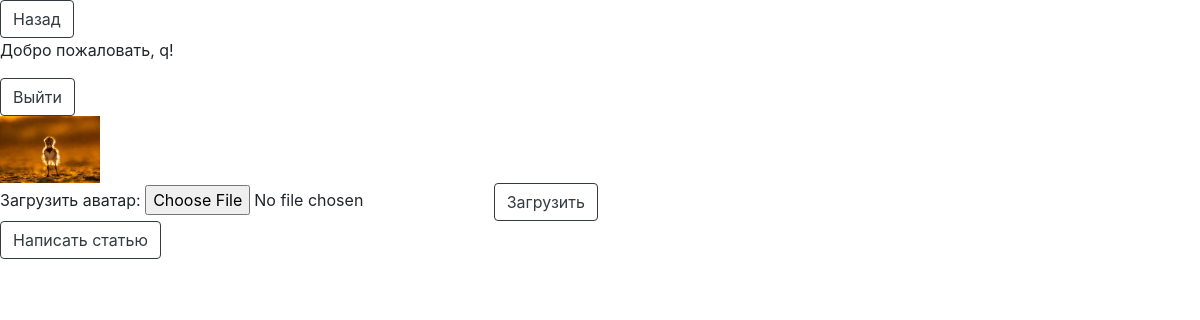
The page /your_profile (signed in) on the database as committed earlier.
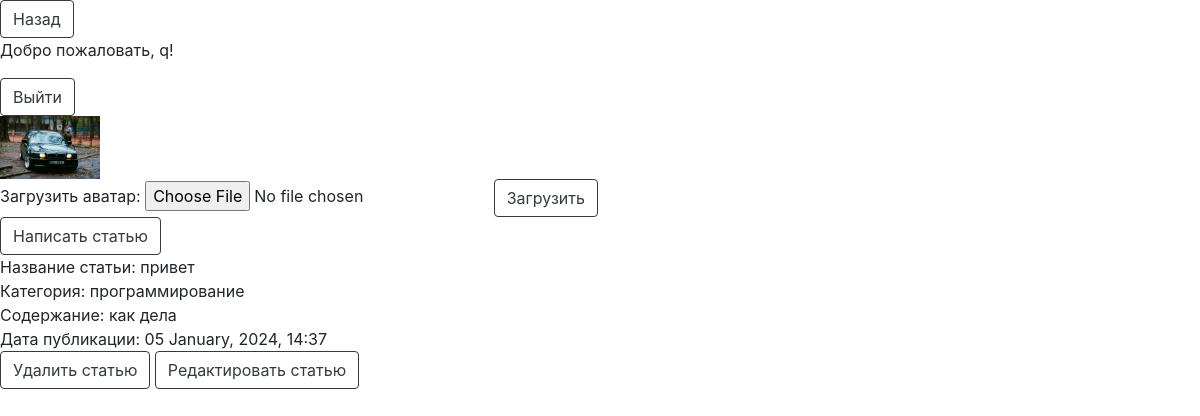
The same page on the database as committed later.
### models.py (models this page shows)
class Base(DeclarativeBase):
    id: Mapped[int_pk]
    created_at: Mapped[datetime] = Column(DateTime, default=utcnow)

class User(Base, UserMixin):
    __tablename__ = 'users'
    username: Mapped[str]
    bio: Mapped[Optional[str]] = Column(String)
    github: Mapped[Optional[str]] = Column(String)
    telegram: Mapped[Optional[str]] = Column(String)
    avatar: Mapped[Optional[str]] = Column(String)
    email: Mapped[str]
    password: Mapped[str]
    articles: Mapped[list['Article']] = relationship(
        back_populates='user',
        cascade='all'
    )

class Article(Base):
    __tablename__ = 'articles'
    name_of_article: Mapped[str]
    category: Mapped[str]
    text_of_article: Mapped[str]
    user_id: Mapped[int] = mapped_column(ForeignKey('users.id'))
    user: Mapped['User'] = relationship(back_populates='articles')
    images: Mapped[list['Image']] = relationship(
        back_populates='article',
        cascade='all'
    )

### app.py (the view)
@app.route('/your_profile')
def your_profile_page():
    if current_user.is_authenticated:
        session = SessionFactory()
        current_user_id = current_user.id
        your_articles = session.query(Article).filter_by(user_id=current_user_id).order_by(desc(Article.created_at)).all()
        return render_template('forum/your_profile.html', articles=your_articles)
    return render_template('forum/your_profile.html')

### app.py (called while the page is built)
@login_manager.user_loader
def load_user(id):
    session = SessionFactory()
    return session.query(User).get(int(id))

### templates/forum/your_profile.html (shortened to what this page needs)
<!DOCTYPE html>
<html lang="en">
<head>
    <link rel="stylesheet" href="https://stackpath.bootstrapcdn.com/bootstrap/4.3.1/css/bootstrap.min.css">
</head>
<body>
<button onclick="window.location.href='{{ url_for('main_page') }}';" type="button" class="btn btn-outline-dark">Назад</button>
{% if current_user.is_authenticated %}
   <p>Добро пожаловать, {{ current_user.username }}!</p>
    <button onclick="window.location.href='{{ url_for('logout_page') }}';" type="button" class="btn btn-outline-dark">Выйти</button>
    <br>
    {% if current_user.avatar %}
        <img src="{{ url_for('static', filename=current_user.avatar) }}" alt="Avatar" style="max-width: 100px; max-height: 100px;">
    {% endif %}
    <form action="{{ url_for('upload_avatar_page') }}" method="post" enctype="multipart/form-data">
        <label for="avatar">Загрузить аватар:</label>
        <input type="file" name="avatar" accept=".jpg, .jpeg, .png">
        <button type="submit" class="btn btn-outline-dark">Загрузить</button>
    </form>
    <button onclick="window.location.href='{{ url_for('create_article_page') }}';" type="button" class="btn btn-outline-dark">Написать статью</button>
    {% for article in articles %}
        <div>Название статьи: {{ article.name_of_article }}</div>
        <duv>Категория: {{ article.category }}</duv>
        <div>Содержание: {{ article.text_of_article }}</div>
        <div>Дата публикации: {{ article.created_at.strftime('%d %B, %Y, %H:%M') }}</div>
        <button onclick="window.location.href='{{ url_for('delete_article_page', id=article.id) }}';" type="button" class="btn btn-outline-dark">Удалить статью</button>
        <button onclick="window.location.href='{{ url_for('update_article_page', id=article.id) }}';" type="button" class="btn btn-outline-dark">Редактировать статью</button>
        <br>
    {% endfor %}
{% else %}
   <p>Извините, я вас не знаю.</p>
    <button onclick="window.location.href='{{ url_for('register_page') }}';" type="button" class="btn btn-outline-dark">Регистрация</button>
    <button onclick="window.location.href='{{ url_for('login_page') }}';" type="button" class="btn btn-outline-dark">Войти</button>
{% endif %}
</body>
</html>

Rows that differ between the two databases and show on the page:
changed User: avatar: a different picture
added Article: name_of_article "привет", category "программирование", text_of_article "как дела", created_at "05 January, 2024, 14:37"
